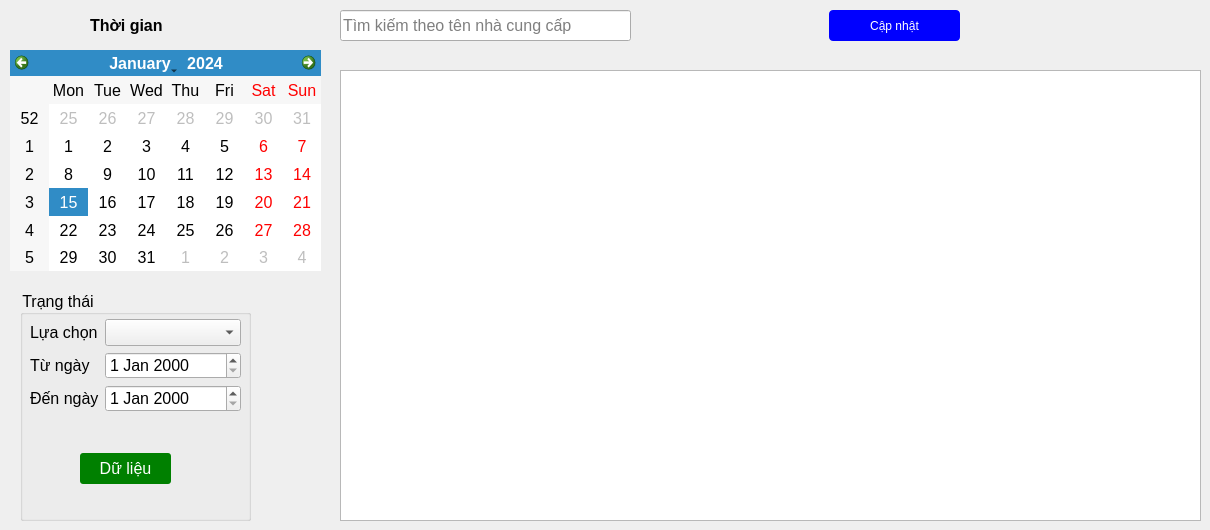
    <widget class="QWidget" name="pageTransaction">
     <widget class="QCalendarWidget" name="cldTimeTransaction">
      <property name="geometry">
       <rect>
        <x>10</x>
        <y>50</y>
        <width>311</width>
        <height>221</height>
       </rect>
      </property>
      <property name="styleSheet">
       <string notr="true">font-size: 16px;</string>
      </property>
     </widget>
     <widget class="QLabel" name="lbTimeTransaction">
      <property name="geometry">
       <rect>
        <x>90</x>
        <y>10</y>
        <width>81</width>
        <height>31</height>
       </rect>
      </property>
      <property name="styleSheet">
       <string notr="true">font-size:16px;
font-weight: 600;</string>
      </property>
      <property name="text">
       <string>Thời gian</string>
      </property>
     </widget>
     <widget class="QLineEdit" name="lESeachSupplier">
      <property name="geometry">
       <rect>
        <x>340</x>
        <y>10</y>
        <width>291</width>
        <height>31</height>
       </rect>
      </property>
      <property name="styleSheet">
       <string notr="true">font-size: 16px;</string>
      </property>
      <property name="placeholderText">
       <string>Tìm kiếm theo tên nhà cung cấp</string>
      </property>
     </widget>
     <widget class="QGroupBox" name="groupBox">
      <property name="geometry">
       <rect>
        <x>20</x>
        <y>290</y>
        <width>231</width>
        <height>231</height>
       </rect>
      </property>
      <property name="styleSheet">
       <string notr="true">font-size: 16px;</string>
      </property>
      <property name="title">
       <string>Trạng thái</string>
      </property>
      <widget class="QWidget" name="formLayoutWidget_2">
       <property name="geometry">
        <rect>
         <x>10</x>
         <y>29</y>
         <width>211</width>
         <height>111</height>
        </rect>
       </property>
       <layout class="QFormLayout" name="formLayout_2">
        <item row="0" column="0">
         <widget class="QLabel" name="lbChoiceTimeMonth">
          <property name="text">
           <string>Lựa chọn</string>
          </property>
         </widget>
        </item>
        <item row="0" column="1">
         <widget class="QComboBox" name="cbChoiceTimeMonthTransactionInfo"/>
        </item>
        <item row="1" column="0">
         <widget class="QLabel" name="lbFromDateTransactionInfo">
          <property name="text">
           <string>Từ ngày</string>
          </property>
         </widget>
        </item>
        <item row="1" column="1">
         <widget class="QDateEdit" name="dtFromDateTransactionInfo"/>
        </item>
        <item row="2" column="0">
         <widget class="QLabel" name="lbToDateTransactionInfo">
          <property name="text">
           <string>Đến ngày</string>
          </property>
         </widget>
        </item>
        <item row="2" column="1">
         <widget class="QDateEdit" name="dtToDateTransactionInfo"/>
        </item>
       </layout>
      </widget>
      <widget class="QPushButton" name="btnSearchTransactionBydate">
       <property name="geometry">
        <rect>
         <x>60</x>
         <y>163</y>
         <width>91</width>
         <height>31</height>
        </rect>
       </property>
       <property name="styleSheet">
        <string notr="true">background-color: green;
color: white;
border-radius: 3px;</string>
       </property>
       <property name="text">
        <string>Dữ liệu</string>
       </property>
      </widget>
     </widget>
     <widget class="QTableWidget" name="tbListTransaction">
      <property name="geometry">
       <rect>
        <x>340</x>
        <y>70</y>
        <width>861</width>
        <height>451</height>
       </rect>
      </property>
     </widget>
     <widget class="QPushButton" name="btnUpdateTransaction">
      <property name="geometry">
       <rect>
        <x>829</x>
        <y>10</y>
        <width>131</width>
        <height>31</height>
       </rect>
      </property>
      <property name="styleSheet">
       <string notr="true">background-color: blue;
color: white;
border-radius: 4px;</string>
      </property>
      <property name="text">
       <string>Cập nhật</string>
      </property>
     </widget>
    </widget>
